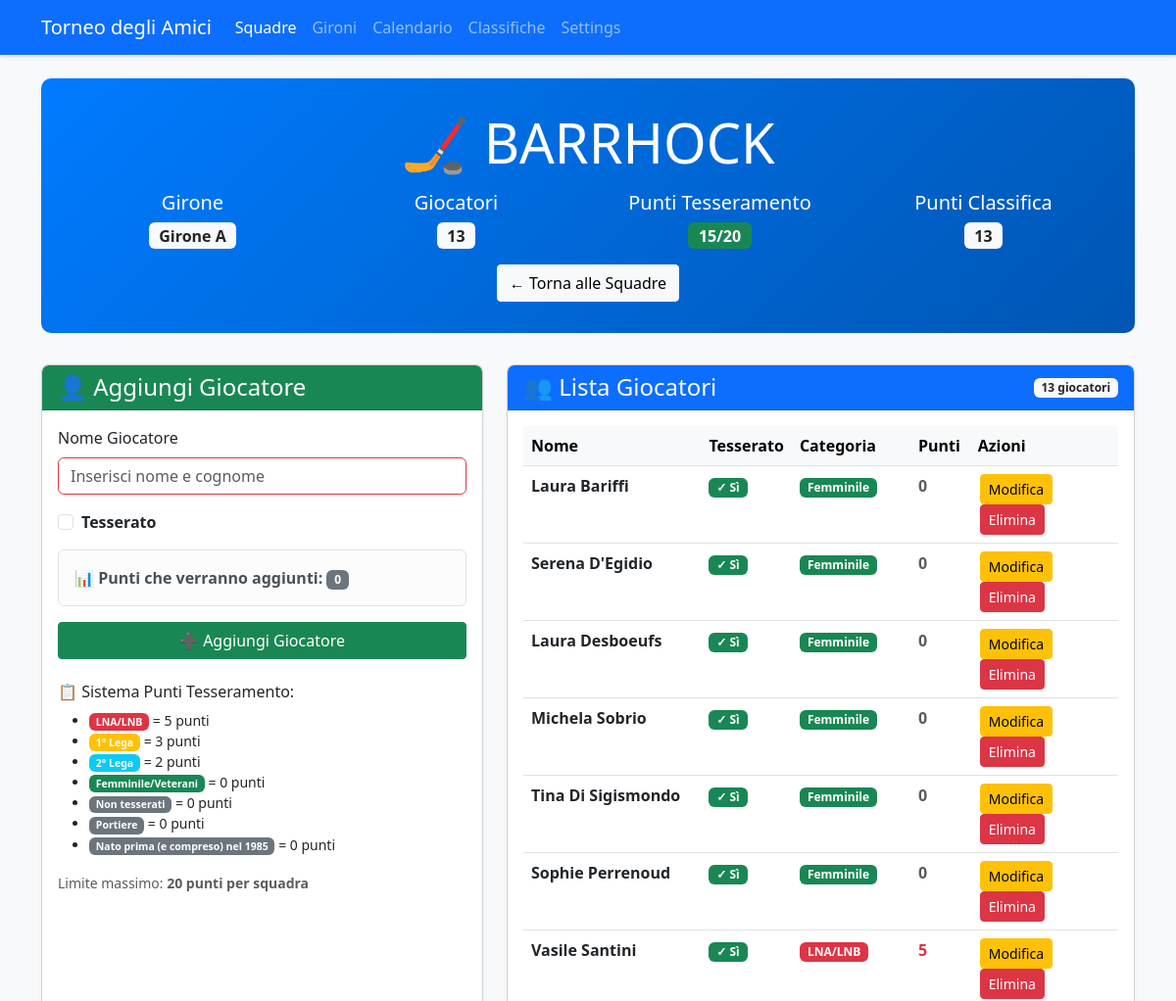
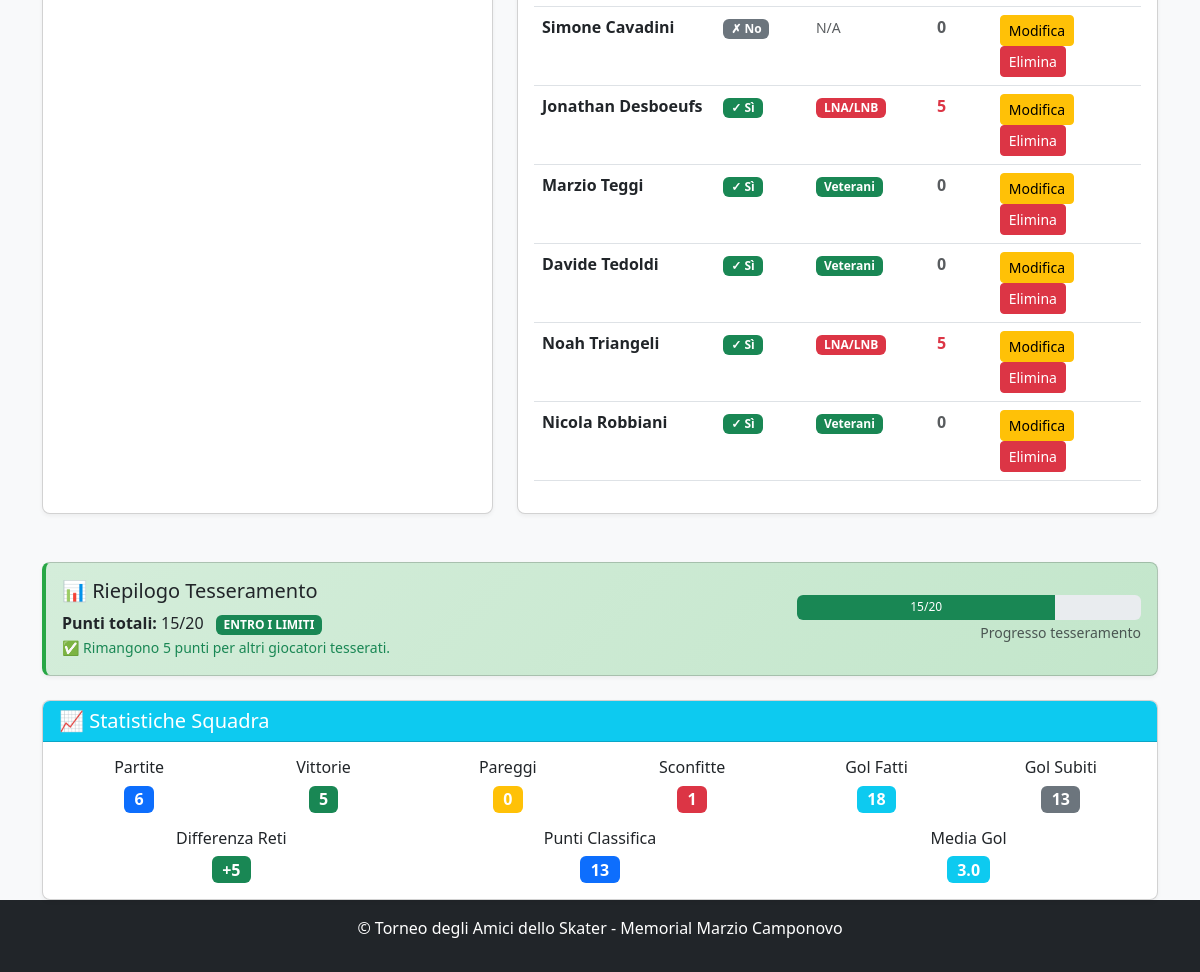
Before: /team/4 with the older database file (2 pictures, top to bottom).
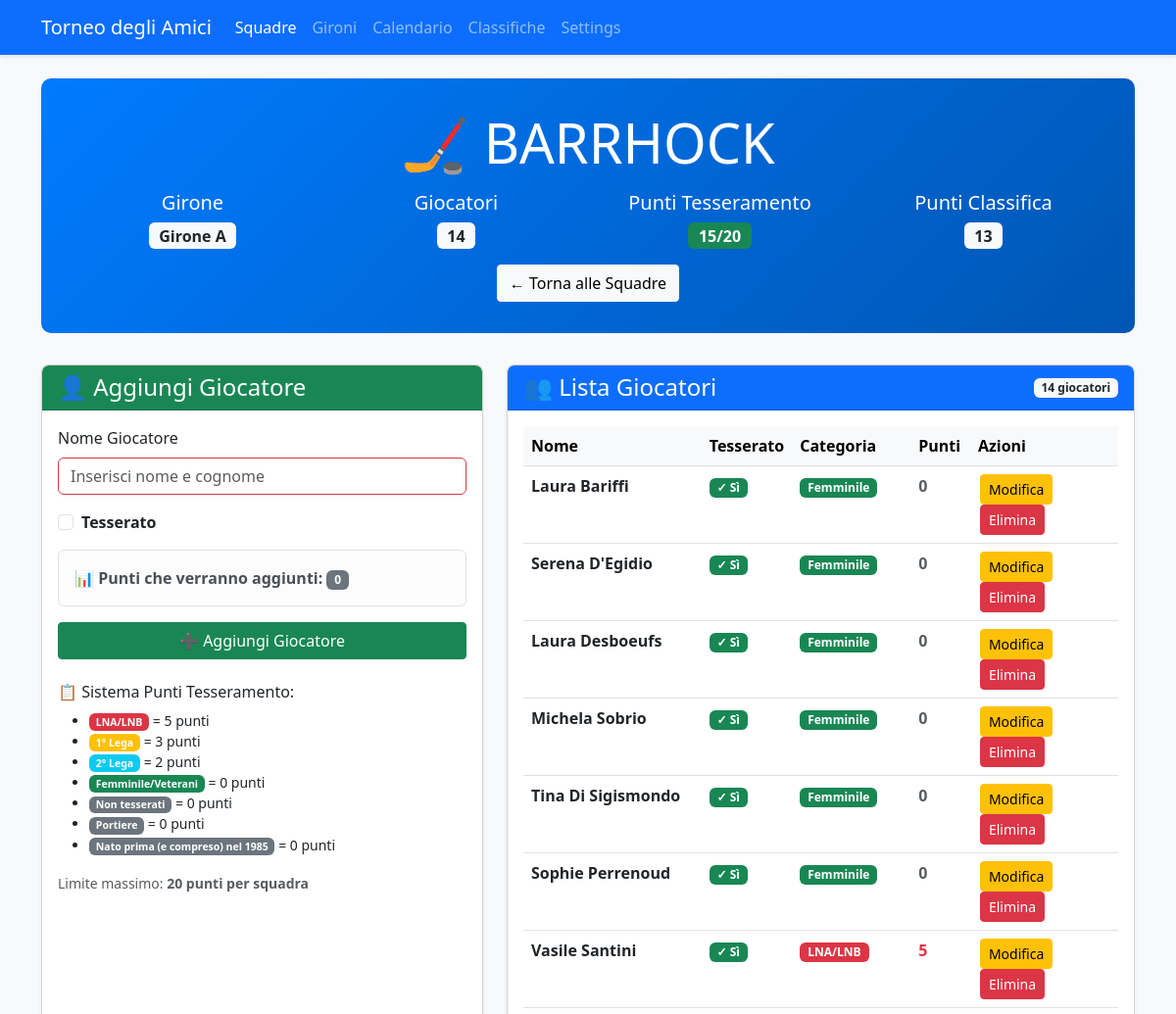
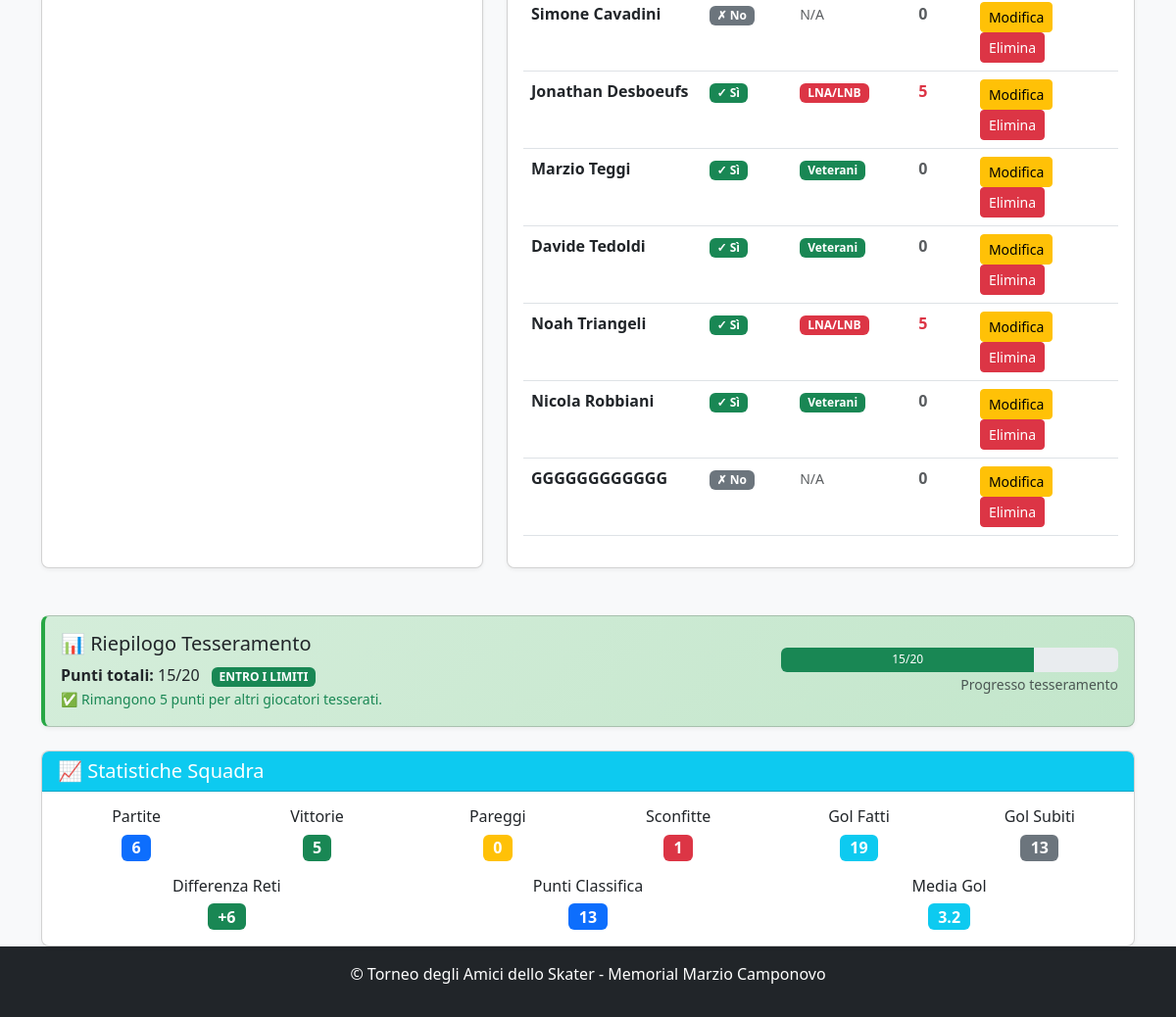
After: the same page with the newer database file (2 pictures, top to bottom).
### app.py (models this page shows, shortened)
class Player(db.Model):
    id = db.Column(db.Integer, primary_key=True)
    name = db.Column(db.String(100), nullable=False)
    team_id = db.Column(db.Integer, db.ForeignKey('team.id'), nullable=False)
    is_registered = db.Column(db.Boolean, default=False)
    category = db.Column(db.String(100))  # LNA/LNB, 1a Lega, 2a Lega, Non tesserato
    goals = db.Column(db.Integer, default=0)
    assists = db.Column(db.Integer, default=0)
    penalties = db.Column(db.Integer, default=0)
    @property
    def registration_points(self):
        if not self.is_registered:
            return 0  # Non tesserato = 0 punti
        points_map = {
            'LNA/LNB': 5,     # LNA/LNB = 5 punti
            '1a Lega': 3,     # 1° Lega = 3 punti
            '2a Lega': 2,     # 2° Lega = 2 punti
            'Femminile': 0,   # Femminile = 0 punti
            'Veterani': 0,     # Veterani = 0 punti
            'Portiere': 0,     # Portiere = 0 punti
            'Old': 0
        }
        return points_map.get(self.category, 0)  # Default 0 punti se categoria non riconosciuta

class Team(db.Model):
    id = db.Column(db.Integer, primary_key=True)
    name = db.Column(db.String(100), nullable=False, unique=True)
    group = db.Column(db.String(1))  # A, B, C, or D
    group_order = db.Column(db.Integer, default=0)  # NUOVO CAMPO per l'ordinamento nel girone
    players = db.relationship('Player', backref='team', lazy=True)
    matches = db.relationship(
        'Match',
        primaryjoin="or_(Team.id == Match.team1_id, Team.id == Match.team2_id)",
        lazy=True,
        overlaps="team1,team2"
    )
    wins = db.Column(db.Integer, default=0)
    losses = db.Column(db.Integer, default=0)
    draws = db.Column(db.Integer, default=0)
    goals_for = db.Column(db.Integer, default=0)
    goals_against = db.Column(db.Integer, default=0)
    points = db.Column(db.Integer, default=0)
    @property
    def goal_difference(self):
        return self.goals_for - self.goals_against
    @property
    def games_played(self):
        return self.wins + self.losses + self.draws
    @property
    def player_points_total(self):
        return sum(player.registration_points for player in self.players)

### app.py (the view, shortened to what this page needs)
@app.route('/team/<int:team_id>', methods=['GET', 'POST'])
def team_detail(team_id):
    team = Team.query.get_or_404(team_id)
    return render_template('team_detail.html', team=team)

### app.py (called while the page is built, shortened)
@app.teardown_appcontext
def cleanup_db(error):
    if error:
        db.session.rollback()
    db.session.remove()

def get_tournament_dates():
    try:
        if db.inspect(db.engine).has_table('tournament_settings'):
            settings = TournamentSettings.query.first()
            if settings and settings.qualification_day1:
                return {
                    'qualification_day1': settings.qualification_day1,
                    'qualification_day2': settings.qualification_day2,
                    'quarterfinals_ml': settings.quarterfinals_ml_date,
                    'quarterfinals_bl': settings.quarterfinals_bl_date,
                    'semifinals_ml': settings.semifinals_ml_date,
                    'semifinals_bl': settings.semifinals_bl_date,
                    'finals': settings.finals_date
                }
    except Exception as e:
        print(f"Errore nel recupero date da settings: {e}")

### templates/team_detail.html (shortened to what the changed rows need)
<!DOCTYPE html>
<html lang="it">
<head>
    <link rel="stylesheet" href="https://cdn.jsdelivr.net/npm/bootstrap@5.3.0/dist/css/bootstrap.min.css">
    <link rel="stylesheet" href="{{ url_for('static', filename='style.css') }}">
</head>
<body class="d-flex flex-column min-vh-100">
    <div class="container mt-4">
        <div class="team-header text-center">
            <h1 class="display-4 mb-3">🏒 {{ team.name }}</h1>
            <div class="row">
                <div class="col-md-3">
                    <h5>Girone</h5>
                    <span class="badge bg-light text-dark fs-6">
                        {% if team.group %}Girone {{ team.group }}{% else %}Non assegnato{% endif %}
                    </span>
                </div>
                <div class="col-md-3">
                    <h5>Giocatori</h5>
                    <span class="badge bg-light text-dark fs-6">{{ team.players|length }}</span>
                </div>
                <div class="col-md-3">
                    <h5>Punti Tesseramento</h5>
                    <span class="badge {% if team.player_points_total > 20 %}bg-danger{% elif team.player_points_total >= 18 %}bg-warning{% else %}bg-success{% endif %} fs-6">
                        {{ team.player_points_total }}/20
                    </span>
                </div>
                <div class="col-md-3">
                    <h5>Punti Classifica</h5>
                    <span class="badge bg-light text-dark fs-6">{{ team.points }}</span>
                </div>
            </div>
            <div class="mt-3">
                <a href="{{ url_for('teams') }}" class="btn btn-light">
                </a>
            </div>
        </div>
        <div class="row">
            <div class="col-lg-7 mb-4">
                <div class="card h-100">
                    <div class="card-header bg-primary text-white d-flex justify-content-between align-items-center">
                        <h4 class="mb-0">👥 Lista Giocatori</h4>
                        <span class="badge bg-light text-dark">{{ team.players|length }} giocatori</span>
                    </div>
                    <div class="card-body">
                        {% if team.players %}
                            <div class="table-responsive">
                                <table class="table table-hover">
                                    <thead class="table-light">
                                        <tr>
                                            <th width="30%">Nome</th>
                                            <th width="15%">Tesserato</th>
                                            <th width="20%">Categoria</th>
                                            <th width="10%">Punti</th>
                                            <th width="25%">Azioni</th>
                                        </tr>
                                    </thead>
                                    <tbody>
                                        {% for player in team.players %}
                                            <tr class="player-card">
                                                <td>
                                                    <strong>{{ player.name }}</strong>
                                                </td>
                                                <td>
                                                    {% if player.is_registered %}
                                                        <span class="badge bg-success">✓ Sì</span>
                                                    {% else %}
                                                        <span class="badge bg-secondary">✗ No</span>
                                                    {% endif %}
                                                </td>
                                                <td>
                                                    {% if player.category %}
                                                        <span class="badge category-badge {% if player.category == 'LNA/LNB' %}bg-danger{% elif player.category == '1a Lega' %}bg-warning text-dark{% elif player.category == '2a Lega' %}bg-info{% elif player.category == 'Femminile' %}bg-success{% elif player.category == 'Veterani' %}bg-success{% else %}bg-secondary{% endif %}">
                                                            {{ player.category }}
                                                        </span>
                                                    {% else %}
                                                        <span class="text-muted small">N/A</span>
                                                    {% endif %}
                                                </td>
                                                <td>
                                                    <strong class="{% if player.registration_points == 5 %}text-danger{% elif player.registration_points == 3 %}text-warning{% elif player.registration_points == 2 %}text-info{% else %}text-muted{% endif %}">
                                                        {{ player.registration_points }}
                                                    </strong>
                                                </td>
                                                <td>
                                                    <div class="action-buttons">
                                                        <a href="{{ url_for('edit_player', player_id=player.id) }}"
                                                           class="btn btn-sm btn-warning"
                                                           title="Modifica {{ player.name }}">
                                                            Modifica
                                                        </a>
                                                        <form action="{{ url_for('delete_player', player_id=player.id) }}"
                                                              method="post"
                                                              class="d-inline">
                                                            <button type="submit"
                                                                    class="btn btn-sm btn-danger"
                                                                    onclick="return confirm('Sei sicuro di voler eliminare {{ player.name }}?\n\nQuesta azione eliminerà anche tutte le sue statistiche di gioco.')"
                                                                    title="Elimina {{ player.name }}">
                                                                Elimina
                                                            </button>
                                                        </form>
                                                    </div>
                                                </td>
                                            </tr>
                                        {% endfor %}
                                    </tbody>
                                </table>
                            </div>
                        {% endif %}
                    </div>
                </div>
            </div>
        </div>
        <div class="row mt-4">
            <div class="col-12">
                <div class="card points-card {% if team.player_points_total > 20 %}danger{% elif team.player_points_total >= 18 %}warning{% endif %}">
                    <div class="card-body">
                        <div class="row align-items-center">
                            <div class="col-md-8">
                                <h5 class="mb-0">
                                    📊 Riepilogo Tesseramento
                                </h5>
                                <div class="mt-2">
                                    <strong>Punti totali:</strong> {{ team.player_points_total }}/20
                                    {% if team.player_points_total > 20 %}
                                        <span class="badge bg-danger ms-2">LIMITE SUPERATO</span>
                                        <br><small class="text-danger">
                                            ⚠️ La squadra supera il limite di {{ team.player_points_total - 20 }} punti!
                                        </small>
                                    {% elif team.player_points_total >= 18 %}
                                        <span class="badge bg-warning text-dark ms-2">VICINI AL LIMITE</span>
                                        <br><small class="text-warning">
                                            ⚠️ Rimangono solo {{ 20 - team.player_points_total }} punti disponibili.
                                        </small>
                                    {% else %}
                                        <span class="badge bg-success ms-2">ENTRO I LIMITI</span>
                                        <br><small class="text-success">
                                            ✅ Rimangono {{ 20 - team.player_points_total }} punti per altri giocatori tesserati.
                                        </small>
                                    {% endif %}
                                </div>
                            </div>
                            <div class="col-md-4 text-end">
                                <div class="progress" style="height: 25px;">
                                    <div class="progress-bar {% if team.player_points_total > 20 %}bg-danger{% elif team.player_points_total >= 18 %}bg-warning{% else %}bg-success{% endif %}"
                                         style="width: {{ (team.player_points_total / 20 * 100)|round }}%">
                                        {{ team.player_points_total }}/20
                                    </div>
                                </div>
                            </div>
                        </div>
                    </div>
                </div>
            </div>
        </div>
        {% if team.games_played > 0 %}
        <div class="row mt-4">
            <div class="col-12">
                <div class="card">
                    <div class="card-header bg-info text-white">
                        <h5 class="mb-0">📈 Statistiche Squadra</h5>
                    </div>
                    <div class="card-body">
                        <div class="row text-center">
                            <div class="col-md-2">
                                <h6>Partite</h6>
                                <span class="badge bg-primary fs-6">{{ team.games_played }}</span>
                            </div>
                            <div class="col-md-2">
                                <h6>Vittorie</h6>
                                <span class="badge bg-success fs-6">{{ team.wins }}</span>
                            </div>
                            <div class="col-md-2">
                                <h6>Pareggi</h6>
                                <span class="badge bg-warning fs-6">{{ team.draws }}</span>
                            </div>
                            <div class="col-md-2">
                                <h6>Sconfitte</h6>
                                <span class="badge bg-danger fs-6">{{ team.losses }}</span>
                            </div>
                            <div class="col-md-2">
                                <h6>Gol Fatti</h6>
                                <span class="badge bg-info fs-6">{{ team.goals_for }}</span>
                            </div>
                            <div class="col-md-2">
                                <h6>Gol Subiti</h6>
                                <span class="badge bg-secondary fs-6">{{ team.goals_against }}</span>
                            </div>
                        </div>
                        <div class="row text-center mt-3">
                            <div class="col-md-4">
                                <h6>Differenza Reti</h6>
                                <span class="badge {% if team.goal_difference > 0 %}bg-success{% elif team.goal_difference < 0 %}bg-danger{% else %}bg-secondary{% endif %} fs-6">
                                    {{ '+' if team.goal_difference > 0 else '' }}{{ team.goal_difference }}
                                </span>
                            </div>
                            <div class="col-md-4">
                                <h6>Punti Classifica</h6>
                                <span class="badge bg-primary fs-6">{{ team.points }}</span>
                            </div>
                            <div class="col-md-4">
                                <h6>Media Gol</h6>
                                <span class="badge bg-info fs-6">
                                    {{ (team.goals_for / team.games_played)|round(1) if team.games_played > 0 else 0 }}
                                </span>
                            </div>
                        </div>
                    </div>
                </div>
            </div>
        </div>
        {% endif %}
    </div>
</body>
</html>

Changed rows visible on the page:
changed Team "BARRHOCK": goals_for "18" → "19"; goal_difference "5" → "6"; wins+losses+draws "3.0" → "3.2"
added Player: name "GGGGGGGGGGGG", shows "✗ No", shows "N/A", registration_points "0"
Other visible differences:
{{ team.players|length }}: "13" → "14"
